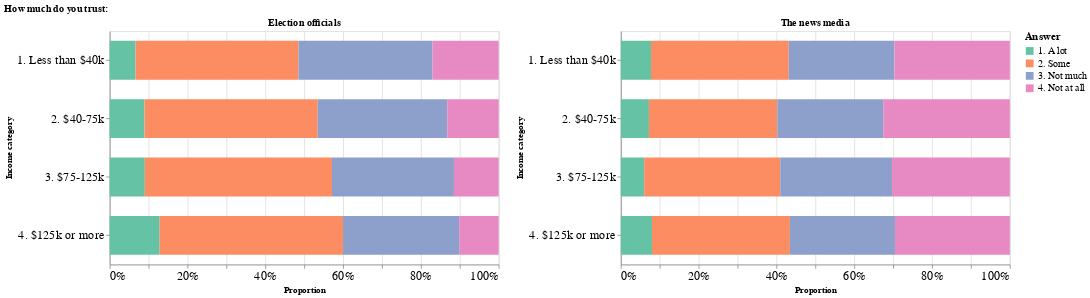

The notebook cell this image was saved under:
### Code cell
A_5304.trust_I

### Figure 1 — Vega-Lite specification as saved in the notebook (floating-point values rounded to 4 significant figures)
{"config": {"view": {"continuousWidth": 400, "continuousHeight": 300}}, "hconcat": [{"data": {"name": "data-87ac9b7d1918f726c7712bda5cf0a459"}, "mark": {"type": "bar", "size": 50}, "encoding": {"color": {"field": "val", "legend": {"labelFontSize": 13, "titleFontSize": 14}, "scale": {"scheme": "set2"}, "title": "Answer", "type": "nominal"}, "tooltip": {"field": "val", "type": "nominal"}, "x": {"axis": {"labelFontSize": 16}, "field": "count", "stack": "normalize", "title": "Proportion", "type": "quantitative"}, "y": {"axis": {"labelFontSize": 16}, "field": "income_cat", "title": "Income category", "type": "nominal"}}, "height": 300, "title": "Election officials", "width": 500}, {"data": {"name": "data-51cbe7227b1a7bd0d68a27288e981bd5"}, "mark": {"type": "bar", "size": 50}, "encoding": {"color": {"field": "val", "legend": {"labelFontSize": 13, "titleFontSize": 14}, "scale": {"scheme": "set2"}, "title": "Answer", "type": "nominal"}, "tooltip": {"field": "val", "type": "nominal"}, "x": {"axis": {"labelFontSize": 16}, "field": "count", "stack": "normalize", "title": "Proportion", "type": "quantitative"}, "y": {"axis": {"labelFontSize": 16}, "field": "income_cat", "title": "Income category", "type": "nominal"}}, "height": 300, "title": "The news media", "width": 500}], "title": "How much do you trust: ", "$schema": "https://vega.github.io/schema/vega-lite/v4.17.0.json", "datasets": {"data-87ac9b7d1918f726c7712bda5cf0a459": [{"income_cat": "4. $125k or more", "val": "1. A lot", "count": 178}, {"income_cat": "4. $125k or more", "val": "2. Some", "count": 654}, {"income_cat": "4. $125k or more", "val": "3. Not much", "count": 414}, {"income_cat": "4. $125k or more", "val": "4. Not at all", "count": 141}, {"income_cat": "3. $75-125k", "val": "1. A lot", "count": 146}, {"income_cat": "3. $75-125k", "val": "2. Some", "count": 778}, {"income_cat": "3. $75-125k", "val": "3. Not much", "count": 507}, {"income_cat": "3. $75-125k", "val": "4. Not at all", "count": 186}, {"income_cat": "2. $40-75k", "val": "1. A lot", "count": 124}, {"income_cat": "2. $40-75k", "val": "2. Some", "count": 616}, {"income_cat": "2. $40-75k", "val": "3. Not much", "count": 461}, {"income_cat": "2. $40-75k", "val": "4. Not at all", "count": 183}, {"income_cat": "1. Less than $40k", "val": "1. A lot", "count": 93}, {"income_cat": "1. Less than $40k", "val": "2. Some", "count": 586}, {"income_cat": "1. Less than $40k", "val": "3. Not much", "count": 482}, {"income_cat": "1. Less than $40k", "val": "4. Not at all", "count": 238}], "data-51cbe7227b1a7bd0d68a27288e981bd5": [{"income_cat": "4. $125k or more", "val": "1. A lot", "count": 111}, {"income_cat": "4. $125k or more", "val": "2. Some", "count": 491}, {"income_cat": "4. $125k or more", "val": "3. Not much", "count": 374}, {"income_cat": "4. $125k or more", "val": "4. Not at all", "count": 409}, {"income_cat": "3. $75-125k", "val": "1. A lot", "count": 97}, {"income_cat": "3. $75-125k", "val": "2. Some", "count": 566}, {"income_cat": "3. $75-125k", "val": "3. Not much", "count": 465}, {"income_cat": "3. $75-125k", "val": "4. Not at all", "count": 490}, {"income_cat": "2. $40-75k", "val": "1. A lot", "count": 100}, {"income_cat": "2. $40-75k", "val": "2. Some", "count": 457}, {"income_cat": "2. $40-75k", "val": "3. Not much", "count": 377}, {"income_cat": "2. $40-75k", "val": "4. Not at all", "count": 451}, {"income_cat": "1. Less than $40k", "val": "1. A lot", "count": 109}, {"income_cat": "1. Less than $40k", "val": "2. Some", "count": 498}, {"income_cat": "1. Less than $40k", "val": "3. Not much", "count": 382}, {"income_cat": "1. Less than $40k", "val": "4. Not at all", "count": 417}]}}
